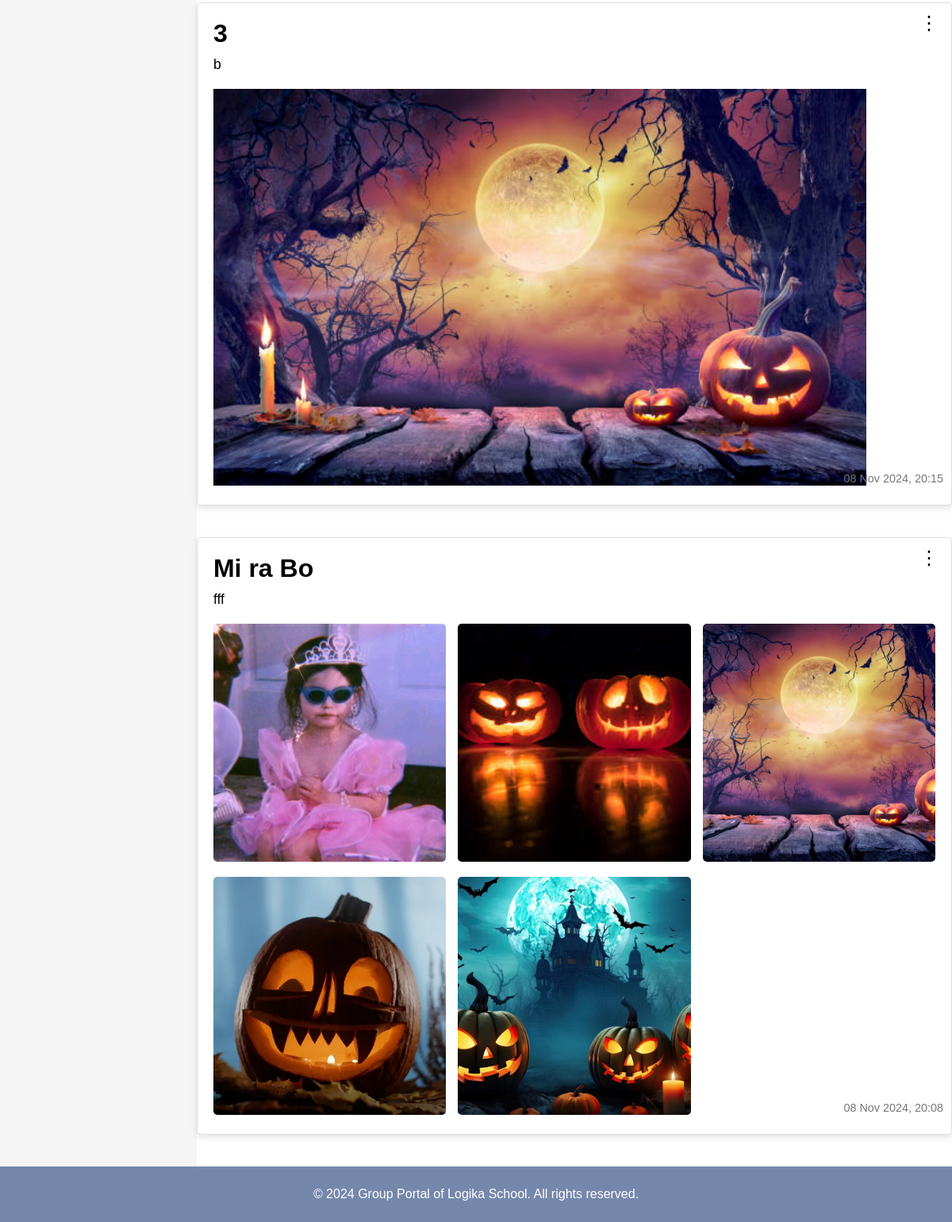
The app's page /gallery/ (lower part), older data.
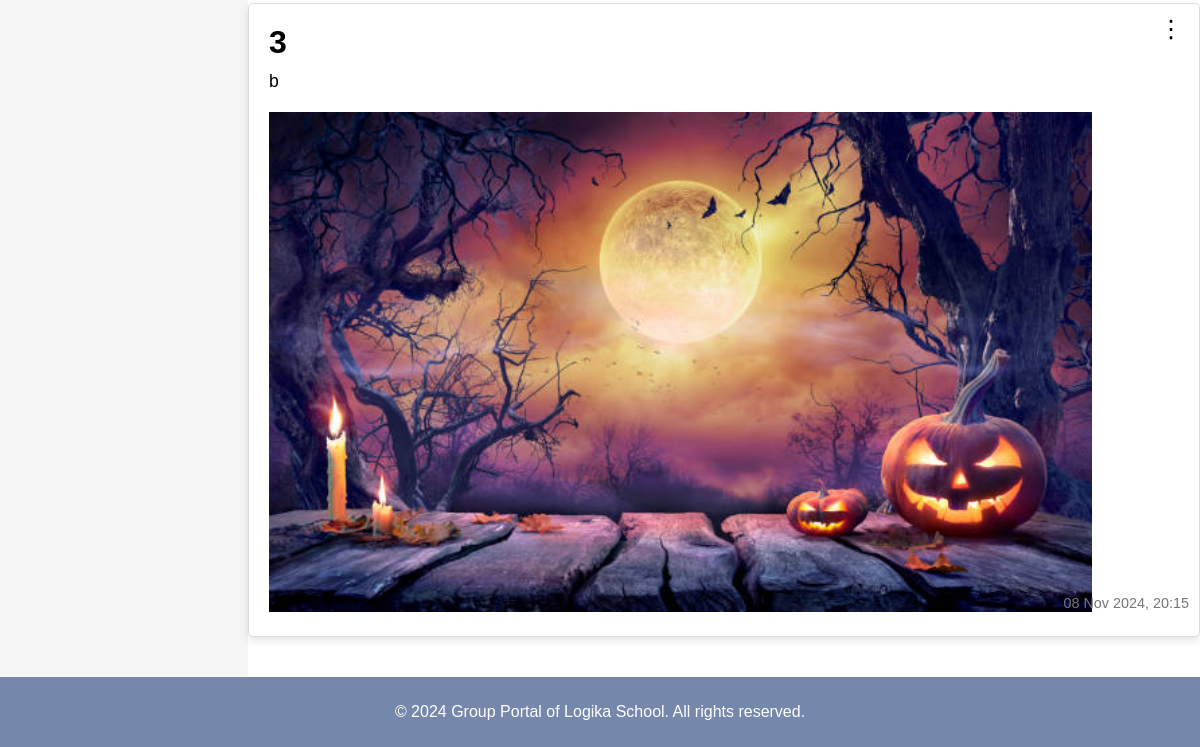
The same page, newer data.
### portal/models.py (models this page shows, shortened)
class PhotoPost(models.Model):
    author = models.ForeignKey(User, on_delete=models.CASCADE, related_name='posts')
    title = models.CharField(max_length=255)
    content = models.TextField()
    created_at = models.DateTimeField(auto_now_add=True)
    edited = models.BooleanField(default=False)

class Photo(models.Model):
    post = models.ForeignKey(PhotoPost, on_delete=models.CASCADE, related_name='photos')
    image = models.ImageField(upload_to='gallery/photos/')

### portal/views.py (the view)
# urls.py: path('gallery/', views.GalleryView.as_view(), name='gallery'),
class GalleryView(View):
    template_name = 'portal/gallery_list.html'
    def get(self, request):
        posts = PhotoPost.objects.all().order_by('-created_at')  # Сортуємо пости від нових до старих
        return render(request, self.template_name, {'posts': posts})

### templates/portal/gallery_list.html (shortened to what this page needs)
{% extends 'base.html' %}
{% load static %}
{% load video_filters %}
{% block content %}
<link rel="stylesheet" href="{% static 'gallery.css' %}">
<aside class="sidebar" style="margin: 0;">
</aside>
<div class="container">
    {% for post in posts %}
        <div class="post">
            <div class="post-header">
                <div class="post-title">{{ post.title }}</div>
                <div class="post-menu">
                    <button class="menu-btn">&#x22EE;</button>
                </div>
            </div>
            <div class="post-content">{{ post.content }}</div>
            {% if post.photos.count == 1 %}
                <div class="single-photo">
                    <img src="{{ post.photos.first.image.url }}" alt="{{ post.photos.first.caption }}" class="modal-trigger">
                </div>
            {% else %}
                <div class="photo-grid">
                    {% for photo in post.photos.all %}
                        <div class="photo">
                            <img src="{{ photo.image.url }}" alt="{{ photo.caption }}" class="modal-trigger">
                        </div>
                    {% endfor %}
                </div>
            {% endif %}
            <div class="post-date">
                <p>{{ post.created_at|date:"d M Y, H:i" }}</p>
            </div>
        </div>
    {% empty %}
        <div class="empty-message">No posts available.</div>
    {% endfor %}
</div>
{% endblock %}

### templates/base.html (shortened to what this page needs)
<!DOCTYPE html>
<html lang="en">
<head>
    {% load static %}
    <link rel="stylesheet" href="{% static 'base.css' %}">
</head>
<body>
    <div class="wrapper">
    <main >
        {% block content %}
        {% endblock %}
    </main>
    <footer>
        <p>&copy; 2024 Group Portal of Logika School. All rights reserved.</p>
    </footer>
</div>
</body>
</html>

### static/base.css (style rules this page uses)
body, html { margin: 0; padding: 0; font-family: Arial, sans-serif; height: 100%; display: flex; flex-direction: column; }
.wrapper { display: flex; flex-direction: column; min-height: 120vh; }
main { flex: 1; display: flex; background-color: #fff; margin: 0; }
footer { background-color: rgb(117, 135, 171); color: #fff; text-align: center; padding: 10px 0; }

### static/gallery.css (style rules this page uses)
.sidebar { padding-top: 20px; width: 250px; height: 100%; box-sizing: border-box; background-color: #f5f5f5; display: flex; justify-content: center; }
.container { width: 80%; margin: 0 auto; padding-top: 30px; }
.post { margin-bottom: 40px; padding: 20px; background-color: white; border: 1px solid #ddd; border-radius: 5px; box-shadow: 0 4px 8px rgba(0, 0, 0, 0.1); }
.post-title { font-size: 2em; font-weight: bold; margin-bottom: 10px; }
.post-content { font-size: 1.1em; margin-bottom: 20px; }
.single-photo img { height: 500px; object-fit: cover; }
.post { position: relative; }
.post-date { position: absolute; bottom: 10px; right: 10px; font-size: 0.9em; color: #777; text-align: right; }
.post-menu { position: absolute; top: 10px; right: 10px; cursor: pointer; }
.menu-btn { font-size: 1.5em; background: none; border: none; cursor: pointer; }

Row changes from the older to the newer data that the page shows:
removed PhotoPost: title "Mi ra Bo", content "fff", created_at "08 Nov 2024, 20:08"
removed Photo: image (picture)
removed Photo: image (picture)
removed Photo: image (picture)
removed Photo: image (picture)
removed Photo: image (picture)
